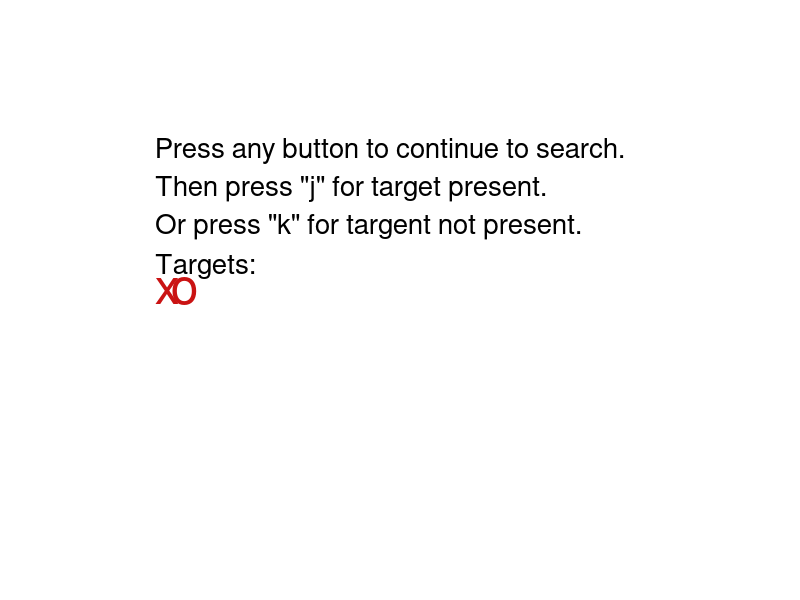

Write the MATLAB code that produced this figure. (Note: this script raises an error after producing the figure.)
clear all;

global RED = [202 19 19]/255;
global GREEN = [102 204 0]/255;

global FEATURE = 'F';
global CONJUNCTION = 'C';
global SEARCH_TYPES = [FEATURE, CONJUNCTION];
global SET_SIZES = [1, 5, 15, 31];
global TRAILS_PER_SEARCH = 2;

global FS = 36;


function main()
  global FEATURE;
  global CONJUNCTION;
  global TRAILS_PER_SEARCH;
  global SEARCH_TYPES;
  global SET_SIZES; 
  global RED;
  global GREEN;

  red_x = struct('chr', 'x', 'color', RED);
  red_o = struct('chr', 'o', 'color', RED);
  green_x = struct('chr', 'x', 'color', GREEN);
  green_o = struct('chr', 'o', 'color', GREEN);

  distractors.(FEATURE) = [green_x, green_o];
  targets.(FEATURE) = [red_x, red_o];

  distractors.(CONJUNCTION) = [green_x, red_o];
  targets.(CONJUNCTION) = [red_x, green_o];

  search_results = [];
  for searchTypeIdx = 1:length(SEARCH_TYPES)
    for setSizeIdx = 1:length(SET_SIZES)
      for targetPresent = 0:1
        search_results = [search_results struct('search_type', SEARCH_TYPES(searchTypeIdx),
                                                'set_size', SET_SIZES(setSizeIdx),
                                                'target_present', logical(targetPresent),
                                                'results', [])];
      end
    end
  end

  init_display();

  wrong_answers = 0;
  while true
  
    remaining_searches = (search_results(cellfun(@length, {search_results.results}) < TRAILS_PER_SEARCH))

    if ~isempty(remaining_searches)

      % pick random search (defined by search type and set size and target present)
      current_search = remaining_searches(1 + round(rand(1)*(length(remaining_searches)-1)));

      display_prolog(current_search.search_type, targets);
      [correct, reaction_time] = display_search(current_search.set_size, current_search.target_present, 
                                                current_search.search_type, distractors, targets);
      if correct
        % save reaction time as result in corresponding search
        result_index = find(arrayfun(@(s) isequal(s, current_search), search_results));
        search_results(result_index).results(end + 1) = reaction_time;
        
        % search_results(result_index)
      else
        wrong_answers++;
      end
  
    else
      break;
    end
  end

  display_results(search_results, wrong_answers);

end


function init_display()
  global FS;

  siz = get(0, 'ScreenSize'); 
  fig = figure('Position', siz);
  axis ([-0.1 1.1 -0.1 1.1])
  set(gca, 'FontName', 'Consolas', 'XTickLabel', '', 'YTickLabel', '', 'XTick', [], 
      'YTick', [], 'Box', 'off', 'XColor', [1 1 1], 'YColor', [1 1 1], 'FontSize', FS);
end


function display_prolog(searchType, targets)
  global FS;

  cla;
  help_text = sprintf(strcat('Press any button to continue to search.\n',
                             'Then press "j" for target present.\n',
                             'Or press "k" for targent not present.'));

  text(0, 0.75, help_text, 'FontSize', 20);

  text(0, 0.56, 'Targets:', 'FontSize', 20);
  for i = 1:length(targets.(searchType))
    text((i-1)*0.03, 0.5, targets.(searchType)(i).chr, 'Color',
         targets.(searchType)(i).color, 'FontSize', FS);
  end

  FlushEvents('keyDown');
  GetChar();
  
end


function [correct, reaction_time] = display_search(setSize, targetPresent, searchType, distractors, targets)
  global FS;

  cla;

  half = (setSize -1)/2;
  distractorIdentity = [zeros(half, 1); ones(half, 1)] + 1;

  x = rand(setSize , 1);
  y = rand(setSize , 1);

  ng1 = text(x(distractorIdentity==1), y(distractorIdentity==1), 
             distractors.(searchType)(1).chr, 'Color', distractors.(searchType)(1).color, 'FontSize', FS);

  ng2 = text(x(distractorIdentity==2), y(distractorIdentity==2), 
             distractors.(searchType)(2).chr, 'Color', distractors.(searchType)(2).color, 'FontSize', FS);
  
  if targetPresent 
    whichTarget = round(rand()) + 1;
    g = text(x(setSize), y(setSize), targets.(searchType)(whichTarget).chr, 'Color',
             targets.(searchType)(whichTarget).color, 'FontSize', FS);
  else
    whichDistractor = round(rand()) + 1;
    g = text(x(setSize), y(setSize), distractors.(searchType)(whichDistractor).chr, 
             'Color', distractors.(searchType)(whichDistractor).color, 'FontSize', FS);
  end

  FlushEvents('keyDown');

  tic
  pressed_key = GetChar();
  reaction_time = toc;
  correct = ((pressed_key == 'j' && targetPresent) || (pressed_key == 'k' && ~targetPresent));

end


function display_results(search_results, wrong_answers)
  global FS;
  global SET_SIZES;
  global FEATURE;
  global CONJUNCTION;

  cla;
  
  filter_results = @(search_results, search_type, target_present) search_results(
                        find(arrayfun(@(s) s.search_type == search_type && s.target_present == target_present, search_results)));

  get_results = @(search_results, search_type, target_present) cellfun(@mean, 
                  {filter_results(search_results, search_type, target_present).results});

  feature_present_avg_times = get_results(search_results, FEATURE, true);
  feature_absent_avg_times = get_results(search_results, FEATURE, false);

  ax1 = subplot(2,1,1);

  plot(ax1, SET_SIZES, feature_present_avg_times, SET_SIZES, feature_absent_avg_times);
  legend(ax1, 'feature, present', 'feature, absent', 'Location','northwest');

  conjunction_present_avg_times = get_results(search_results, CONJUNCTION, true);
  conjunction_absent_avg_times = get_results(search_results, CONJUNCTION, false);

  ax2 = subplot(2,1,2);

  plot(ax2,  SET_SIZES, conjunction_present_avg_times, SET_SIZES, conjunction_absent_avg_times);
  legend(ax2, 'conjunction, present', 'conjunction, absent', 'Location','northwest');

  axis(ax1, [0 32 0 15]);
  axis(ax2, [0 32 0 15]);

  results_heading = sprintf('Search Results. Number of wrong answers: %d.', wrong_answers);
  title(ax1, results_heading, 'FontSize', FS);

end


% program entry point
main()
